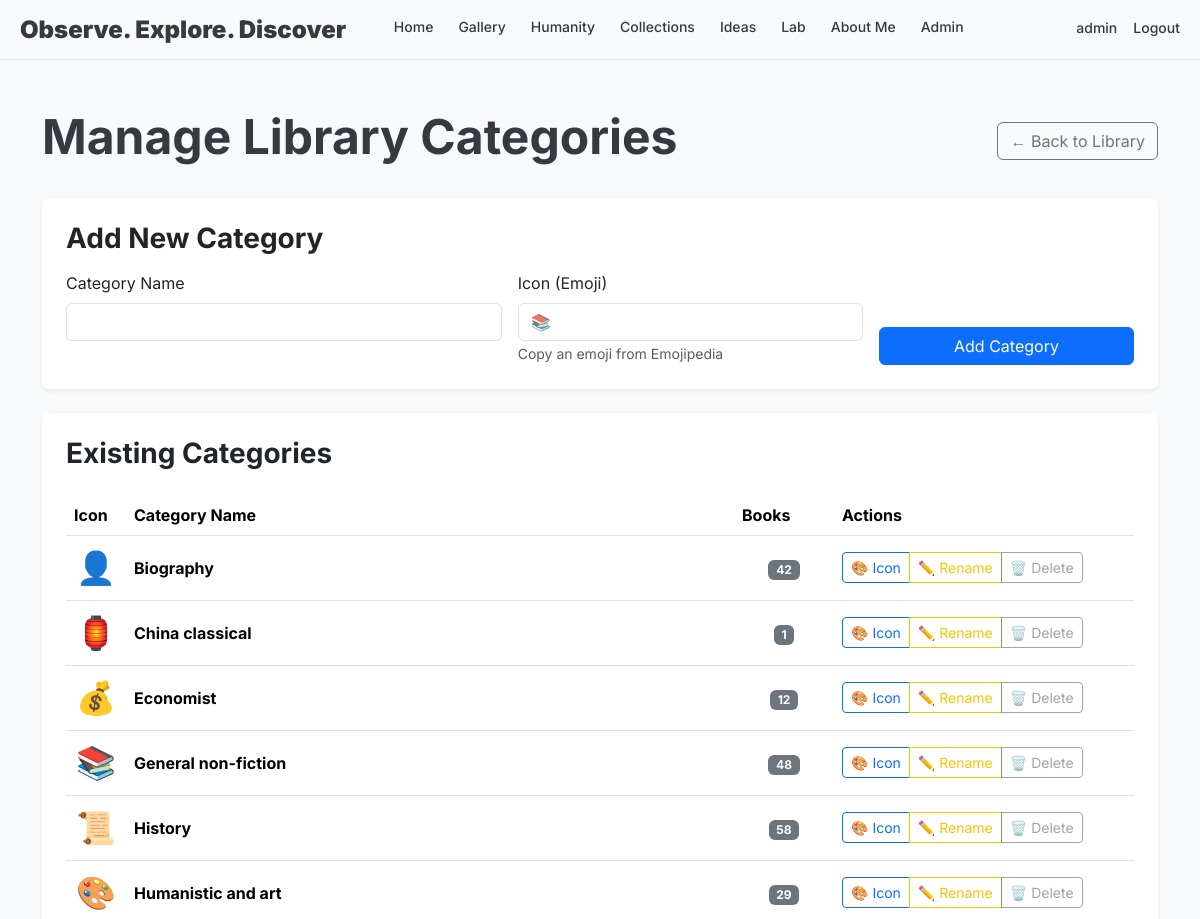
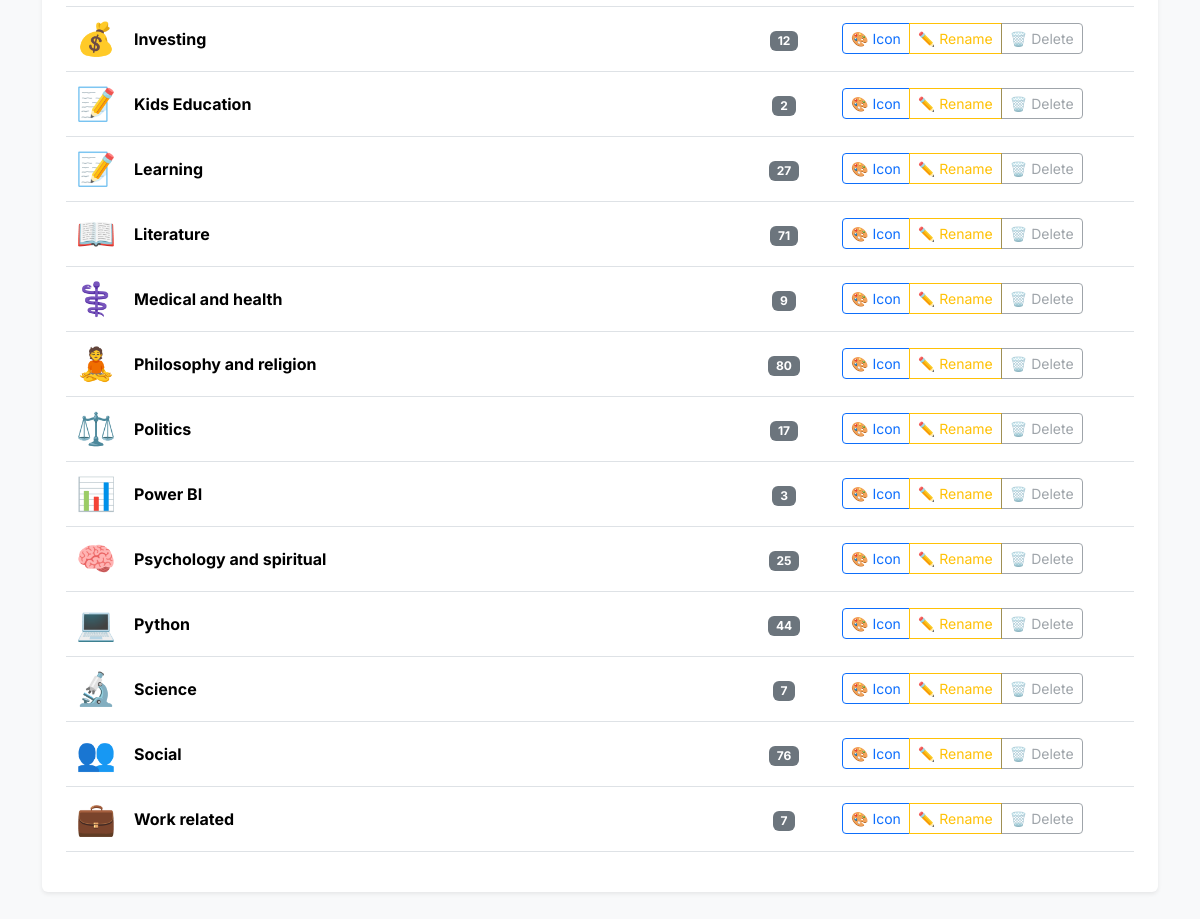
The page /admin/library/categories (signed in) on the database its author committed (2 pictures, top to bottom).
### mySite/app.py (models this page shows, shortened)
class User(UserMixin, db.Model):
    id = db.Column(db.Integer, primary_key=True)
    username = db.Column(db.String(80), unique=True, nullable=False)
    email = db.Column(db.String(120), unique=True, nullable=False)
    password_hash = db.Column(db.String(128), nullable=False)
    role = db.Column(db.String(20), default="reader")  # 'admin', 'member', or 'reader'
    created_at = db.Column(db.DateTime, default=datetime.utcnow)
    is_active = db.Column(db.Boolean, default=True)
    def is_admin(self):
        return self.role == "admin"

class CategoryIcon(db.Model):
    id = db.Column(db.Integer, primary_key=True)
    name = db.Column(db.String(100), unique=True, nullable=False)
    icon = db.Column(db.String(10), default='📚')  # Emoji or icon character
    display_order = db.Column(db.Integer, default=0)  # For custom sorting
    created_at = db.Column(db.DateTime, default=datetime.utcnow)

### mySite/app.py (the view)
@app.route("/admin/library/categories")
@login_required
def manage_categories():
    if not current_user.is_admin():
        abort(403)
    categories = CategoryIcon.query.order_by(CategoryIcon.display_order, CategoryIcon.name).all()
    category_book_counts = {}
    for category in categories:
        count = Book.query.filter_by(category=category.name).count()
        category_book_counts[category.name] = count
    return render_template("library/manage_categories.html", categories=categories, category_book_counts=category_book_counts)

### mySite/app.py (called while the page is built)
@login_manager.user_loader
def load_user(user_id):
    return User.query.get(int(user_id))

### mySite/templates/library/manage_categories.html (shortened to what this page needs)
{% extends "base.html" %}
{% block content %}
<div class="container py-5">
    <div class="d-flex justify-content-between align-items-center mb-4">
        <h1 class="display-5 fw-bold" style="font-family: 'Inter', sans-serif;">Manage Library Categories</h1>
        <a href="{{ url_for('library_index') }}" class="btn btn-outline-secondary">← Back to Library</a>
    </div>
    <div class="card border-0 shadow-sm mb-4">
        <div class="card-body p-4">
            <h3 class="card-title mb-3">Add New Category</h3>
            <form method="POST" action="{{ url_for('add_category') }}">
                <div class="row g-3">
                    <div class="col-md-5">
                        <label for="name" class="form-label">Category Name</label>
                        <input type="text" class="form-control" id="name" name="name" required>
                    </div>
                    <div class="col-md-4">
                        <label for="icon" class="form-label">Icon (Emoji)</label>
                        <input type="text" class="form-control" id="icon" name="icon" placeholder="📚" maxlength="10">
                        <small class="text-muted">Copy an emoji from <a href="https://emojipedia.org/"
                                target="_blank">Emojipedia</a></small>
                    </div>
                    <div class="col-md-3 d-flex align-items-end">
                        <button type="submit" class="btn btn-primary w-100">Add Category</button>
                    </div>
                </div>
            </form>
        </div>
    </div>
    <div class="card border-0 shadow-sm">
        <div class="card-body p-4">
            <h3 class="card-title mb-4">Existing Categories</h3>
            {% if categories %}
            <div class="table-responsive">
                <table class="table table-hover">
                    <thead>
                        <tr>
                            <th style="width: 60px;">Icon</th>
                            <th>Category Name</th>
                            <th style="width: 100px;">Books</th>
                            <th style="width: 300px;">Actions</th>
                        </tr>
                    </thead>
                    <tbody>
                        {% for category in categories %}
                        <tr>
                            <td class="text-center" style="font-size: 2rem;">{{ category.icon }}</td>
                            <td class="align-middle">
                                <strong>{{ category.name }}</strong>
                            </td>
                            <td class="align-middle text-center">
                                <span class="badge bg-secondary">{{ category_book_counts.get(category.name, 0) }}</span>
                            </td>
                            <td class="align-middle">
                                <div class="btn-group btn-group-sm" role="group">
                                    <button type="button" class="btn btn-outline-primary" data-bs-toggle="modal"
                                        data-bs-target="#updateIconModal{{ category.id }}">
                                        🎨 Icon
                                    </button>
                                    <button type="button" class="btn btn-outline-warning" data-bs-toggle="modal"
                                        data-bs-target="#renameModal{{ category.id }}">
                                        ✏️ Rename
                                    </button>
                                    {% if category_book_counts.get(category.name, 0) == 0 %}
                                    <button type="button" class="btn btn-outline-danger" data-bs-toggle="modal"
                                        data-bs-target="#deleteModal{{ category.id }}">
                                        🗑️ Delete
                                    </button>
                                    {% else %}
                                    <button type="button" class="btn btn-outline-secondary" disabled
                                        title="Cannot delete category with books">
                                        🗑️ Delete
                                    </button>
                                    {% endif %}
                                </div>
                            </td>
                        </tr>
                        {% endfor %}
                    </tbody>
                </table>
            </div>
            {% else %}
            <p class="text-muted text-center py-4">No categories found. Add your first category above!</p>
            {% endif %}
        </div>
    </div>
</div>
{% endblock %}

### mySite/templates/base.html (shortened to what this page needs)
<!DOCTYPE html>
<html lang="en">
<head>
    <link href="https://cdn.jsdelivr.net/npm/bootstrap@5.3.3/dist/css/bootstrap.min.css" rel="stylesheet">
    <link href="{{ url_for('static', filename='css/style.css') }}" rel="stylesheet">
</head>
<body>
    <header class="site-header">
        <div class="header-container">
            <div class="logo">Observe. Explore. Discover</div>
            <div class="main-nav">
                <a href="{{ url_for('index') }}"
                    class="{% if request.endpoint == 'index' %}nav-active{% endif %}">Home</a>
                <a href="{{ url_for('gallery') }}"
                    class="{% if request.endpoint == 'gallery' %}nav-active{% endif %}">Gallery</a>
                <a href="{{ url_for('blog_index') }}"
                    class="{% if request.endpoint and ('blog' in request.endpoint or request.endpoint in ['post', 'create', 'edit']) %}nav-active{% endif %}">Humanity</a>
                <a href="{{ url_for('collections') }}"
                    class="{% if request.endpoint == 'collections' %}nav-active{% endif %}">Collections</a>
                <a href="{{ url_for('ideas') }}"
                    class="{% if request.endpoint == 'ideas' %}nav-active{% endif %}">Ideas</a>
                <a href="{{ url_for('lab') }}">Lab</a>
                <a href="{{ url_for('about') }}" class="{% if request.endpoint == 'about' %}nav-active{% endif %}">About
                    Me</a>
                {% if current_user.is_authenticated and current_user.is_admin() %}
                <a href="{{ url_for('admin_users') }}"
                    class="{% if 'admin' in request.endpoint %}nav-active{% endif %}">Admin</a>
                {% endif %}
            </div>
            <div class="nav-icons ms-4">
                {% if current_user.is_authenticated %}
                <a href="{{ url_for('profile') }}" class="ms-3"
                    style="color: #343a40; text-decoration: none; font-weight: 500; font-size: 14px; padding-bottom: 5px;">
                    {{ current_user.username }}
                </a>
                <a href="{{ url_for('logout') }}" class="ms-3"
                    style="color: #343a40; text-decoration: none; font-weight: 500; font-size: 14px; padding-bottom: 5px;">Logout</a>
                {% endif %}
            </div>
        </div>
    </header>
    {% block content %}{% endblock %}
</body>
</html>

### mySite/static/css/style.css (style rules this page uses)
body { font-family: 'Inter', sans-serif; background-color: #f8f9fa; color: #343a40; margin: 0; padding: 0; overflow-x: hidden; }
h1, h2, h3, h4, h5, h6 { font-weight: 700; }
a { text-decoration: none; color: inherit; transition: color 0.2s ease; }
.site-header { background-color: rgba(248, 249, 250, 0.95); backdrop-filter: blur(5px); border-bottom: 1px solid #e9ecef; padding: 0 20px; height: 60px; display: flex; align-items: center; justify-content: space-between; position: sticky; top: 0; z-index: 1000; width: 100%; }
.header-container { display: flex; justify-content: space-between; align-items: center; width: 100%; max-width: 1400px; margin: 0 auto; }
.logo { font-size: 24px; font-weight: 900; white-space: nowrap; flex-shrink: 0; }
.main-nav { display: flex; align-items: center; flex-wrap: nowrap; }
.main-nav a { color: #343a40; text-decoration: none; font-weight: 500; margin-right: 25px; font-size: 14px; white-space: nowrap; padding-bottom: 5px; border-bottom: 2px solid transparent; transition: border-color 0.2s ease; }
.nav-icons { display: flex; }

### rows shown on the page
User: username "admin"
CategoryIcon: icon "👤", name "Biography", get "42", shows "🗑️ Delete"
CategoryIcon: icon "🏮", name "China classical", get "1", shows "🗑️ Delete"
CategoryIcon: icon "💰", name "Economist", get "12", shows "🗑️ Delete"
CategoryIcon: icon "📚", name "General non-fiction", get "48", shows "🗑️ Delete"
CategoryIcon: icon "📜", name "History", get "58", shows "🗑️ Delete"
CategoryIcon: icon "🎨", name "Humanistic and art", get "29", shows "🗑️ Delete"
CategoryIcon: icon "💰", name "Investing", get "12", shows "🗑️ Delete"
CategoryIcon: icon "📝", name "Kids Education", get "2", shows "🗑️ Delete"
CategoryIcon: icon "📝", name "Learning", get "27", shows "🗑️ Delete"
CategoryIcon: icon "📖", name "Literature", get "71", shows "🗑️ Delete"
CategoryIcon: icon "⚕️", name "Medical and health", get "9", shows "🗑️ Delete"
CategoryIcon: icon "🧘", name "Philosophy and religion", get "80", shows "🗑️ Delete"
CategoryIcon: icon "⚖️", name "Politics", get "17", shows "🗑️ Delete"
CategoryIcon: icon "📊", name "Power BI", get "3", shows "🗑️ Delete"
CategoryIcon: icon "🧠", name "Psychology and spiritual", get "25", shows "🗑️ Delete"
CategoryIcon: icon "💻", name "Python", get "44", shows "🗑️ Delete"
CategoryIcon: icon "🔬", name "Science", get "7", shows "🗑️ Delete"
CategoryIcon: icon "👥", name "Social", get "76", shows "🗑️ Delete"
CategoryIcon: icon "💼", name "Work related", get "7", shows "🗑️ Delete"
